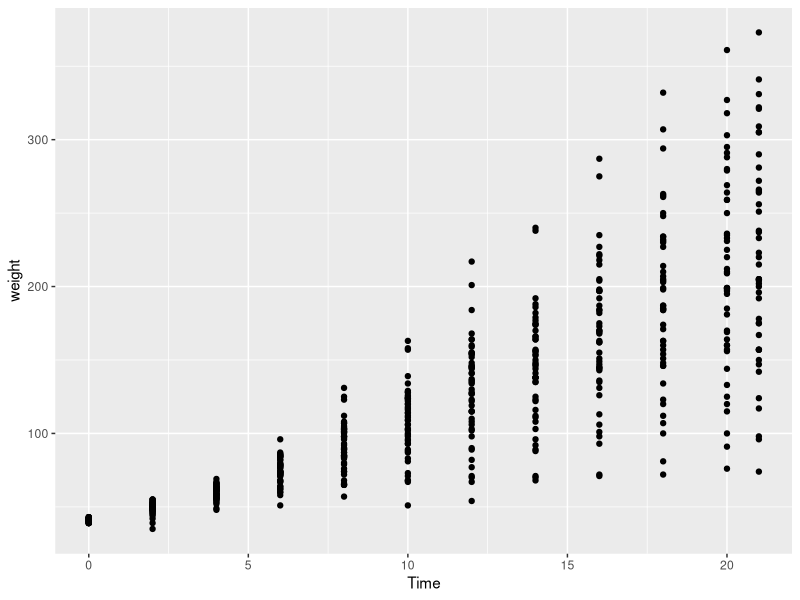

This figure's R source:
## ---- chunk 1
# include any libraries you need here, you will at least need the following
library(datasets)
library(ggplot2)
# set any global chunk options using knitr::opts_chunk$set(...)
## ---- chunk 2
head(ChickWeight)
## ---- chunk 3
ggplot(ChickWeight, aes(x=Time, y=weight)) +
  geom_point()
## ---- chunk 4

## ---- chunk 5

## ---- chunk 6

## ---- chunk 7

## ---- chunk 8

## ---- chunk 9

## ---- chunk 10

